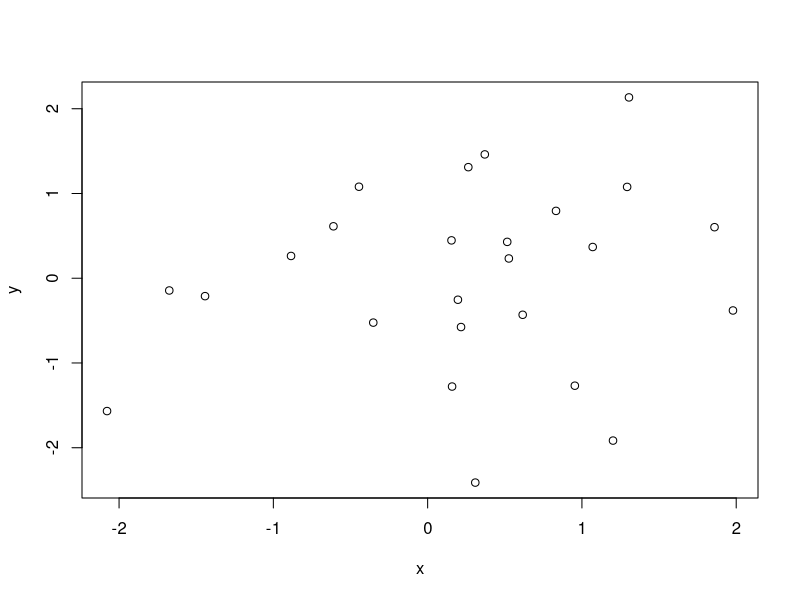

Source code (R):
## ---- chunk 1
sum(1:10)
10*(11)/2
## ---- chunk 2

x <- rnorm(25)
y <- rnorm(25)

plot(x, y )
